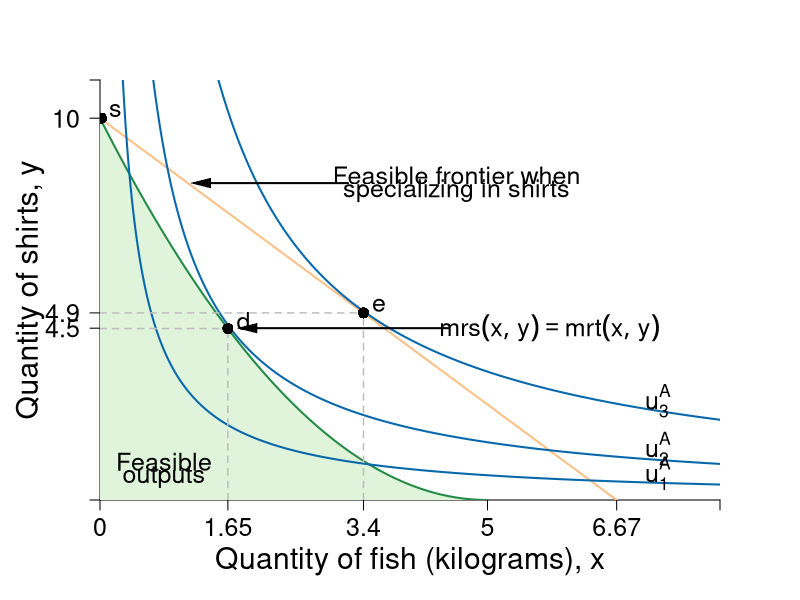

Generate this figure with R:
#Graph Designer: Simon Halliday
#Authors: Bowles, Foley and Halliday
#Title: Coordination, Conflict and Competition: A Text in Microeconomics

require(shape)
pdf(file = "specprodexch/ppf_eos_indiff_numeric.pdf", width = 9, height = 9)

#Set parameters for graphics
pointsize <- 1.8
axislabelsize <- 1.8
labelsize <- 1.5
namesize <- 1.8
annotatesize <- 1.5
graphlinewidth <- 2
segmentlinewidth <- 1.5

COL <- c("#7fc97f", "#beaed4", "#fdc086", "#ffff99", "#386cb0", "#f0027f", "#bf5b17", "#666666")
COLA <- c("#e0f3db", "#99d8c9","#66c2a4","#41ae76", "#238b45", "#005824")
COLB <- c("#4eb3d3", "#2b8cbe", "#0868ac","#084081")

#Edited the margins to cater for the larger LHS labels
par(mar =  c(5, 5, 4, 4))

#Change this to make it log of l 

# ppf <- function(l, k = 0.5) {
#   k * (1/l)
# }

ppf <- function(fish, k = 10/25, alpha = 2, maxfish = 5) {
  k * (fish - maxfish)^alpha 
}
# 
# fishProd <- function(l, k = 0.5){
#   (-k)*l
# }
# 
# feasibleLabor <- function(l, time = 10){
#   -time - l
# }
# 
# manufactureProd <- function(l, k = 0.1, alpha = 2){
#   k * (-l)^alpha
# }

uFn <- function(x, y, alpha = 0.5){
  (x^alpha)*(y^(1-alpha))
}

budgetExchange <- function(x, yintercept = 12, slope = 1){
  yintercept - slope * x
}

xlims <- c(0, 8)
ylims <- c(0, 11)

npts <- 501 
x <- seq(xlims[1], xlims[2], length.out = npts)
y <- seq(ylims[1], ylims[2], length.out = npts) 
a <- c(1.8, 2.75, 4.1)

plot(0, 0, xlim = xlims, ylim = ylims, type = "n",
     xlab = expression(paste("")),
     ylab = expression(paste("")), 
     xaxt = "n", 
     yaxt = "n", 
     cex.lab = axislabelsize, 
     bty = "n", 
     xaxs="i", 
     yaxs="i"
)

# ticksy <- seq(from = 0, to = ylims[2], by = 1)
# ylabels <- seq(from = 0, to = ylims[2], by = 1)
# ticksx <- seq(from = 0, to = xlims[2], by = 1)
# xlabels <- seq(from = 0, to = xlims[2], by = 1)
ticksy <- c(ylims[1], 4.5, 4.9, 10, ylims[2])
ylabels <- c(NA, expression(paste(4.5)), expression(paste(4.9)),expression(paste(10))   , NA)
ticksx <- c(xlims[1], 1.65, 3.4, 5, 10/1.5, xlims[2])
xlabels <- c(0, expression(paste(1.65)), expression(paste(3.4)), expression(paste(5)), 6.67, NA)


axis(1, at = ticksx, pos = 0, labels = xlabels, cex.axis = labelsize)
axis(2, at = ticksy, pos = 0, labels = ylabels, las = 1, cex.axis = labelsize)

npts <- 500 
xx1 <- seq(0, 5, length.out = npts)
xx2 <- seq(0, xlims[2], length.out = npts)
xx3 <- seq(xlims[1], 0, length.out = npts)
xx4 <- seq(-11, 0, length.out = npts)

#Draw the polygon for shading the feasible set
xpoly1 <- seq(from = 0, to = 5, length.out = 500)
ypoly1 <- ppf(xpoly1, k = 10/25, alpha = 2, maxfish = 5)
polygon(x = c(xpoly1, rev(xpoly1[1])), y = c(ypoly1, rev(ypoly1)[1]), col=COLA[1], density=NULL, border = NA)

#Draw the graphs
lines(xx1, ppf(xx1, k = 10/25, alpha = 2, maxfish = 5), col = COLA[5], lwd = graphlinewidth)
lines(xx2, budgetExchange(xx2,  yintercept = 10, slope = 1.5), col = COL[3], lwd = graphlinewidth)
#lines(xx3, feasibleLabor(xx3, time = 10), col = COL[3], lwd = graphlinewidth)
#lines(xx4, manufactureProd(xx4, k = 0.1, alpha = 2), col = COLB[4], lwd = graphlinewidth)

#Label axes
mtext(expression(paste("Quantity of fish (kilograms), ", x)), side = 1, line = 3, cex = axislabelsize)
text(-0.9, 0.5*ylims[2], expression(paste("Quantity of shirts, ", y)), xpd = TRUE, cex = axislabelsize, srt = 90) 


contour(x, y, 
        outer(x, y, uFn),
        drawlabels = FALSE,
        col = COLB[3],
        lwd = graphlinewidth,
        levels = a, 
        xaxs="i", 
        yaxs="i", 
        add = TRUE)

#Label the indifference curves
text(7.2, 0.7, expression(u[1]^A), cex = labelsize)
text(7.2, 1.35, expression(u[2]^A), cex = labelsize)
text(7.2, 2.6, expression(u[3]^A), cex = labelsize)

#Label point d
text(1.65 + 0.2, ppf(fish = 1.65) +.2, expression(d), cex = labelsize)
segments(1.65, 0, 1.65, ppf(fish = 1.65), lty = 2, col = "gray", lwd = segmentlinewidth)
segments(0, ppf(fish = 1.65), 1.65, ppf(fish = 1.65, k = 10/25, alpha = 2, maxfish = 5), lty = 2, col = "gray", lwd = segmentlinewidth)
points(1.65, ppf(fish = 1.65), pch = 16, col = "black", cex = 1.5)

#Label point e
text(3.4 + 0.2, budgetExchange(3.4,  yintercept = 10, slope = 1.5) +.2, expression(e), cex = labelsize)
segments(3.4, 0, 3.4, budgetExchange(3.4,  yintercept = 10, slope = 1.5), lty = 2, col = "gray", lwd = segmentlinewidth)
segments(0, budgetExchange(3.4,  yintercept = 10, slope = 1.5), 3.4, budgetExchange(3.4,  yintercept = 10, slope = 1.5), lty = 2, col = "gray", lwd = segmentlinewidth)
points(3.4, budgetExchange(3.4,  yintercept = 10, slope = 1.5), pch = 16, col = "black", cex = 1.5)

#Label point s
text(0.2, 10.2, expression(s), cex = labelsize)
points(0.02, 10, pch = 16, col = "black", cex = 1.5)

#Label the feasible frontier
#text(4.5, 7.8, expression("Feasible Frontier"), cex = labelsize)
#text(4.5, 7.4, expression("(production possibilities frontier)"), cex = labelsize)
#Arrows(3.2, 7.8, 0.75, 7.8, col = "black", lty = 1, lwd = 2, arr.type = "triangle", arr.lwd = 0.5)


#Label the exchange constraint
text(4.6, 8.5, expression("Feasible frontier when"), cex = labelsize)
text(4.6, 8.1, expression("specializing in shirts"), cex = labelsize)
Arrows(3.2, 8.3, 1.3, 8.3, col = "black", lty = 1, lwd = 2, arr.type = "triangle", arr.lwd = 0.5)

#Label mrt = mrs
text(5.8, 4.5, expression(paste(mrs(x,y) == mrt(x,y))), cex = labelsize)
Arrows(4.5, 4.5, 1.9, 4.5, col = "black", lty = 1, lwd = 2, arr.type = "triangle", arr.lwd = 0.5)

text(0.825, 1, expression("Feasible"), cex = labelsize)
text(0.825, 0.6, expression("outputs"), cex = labelsize)

dev.off()
